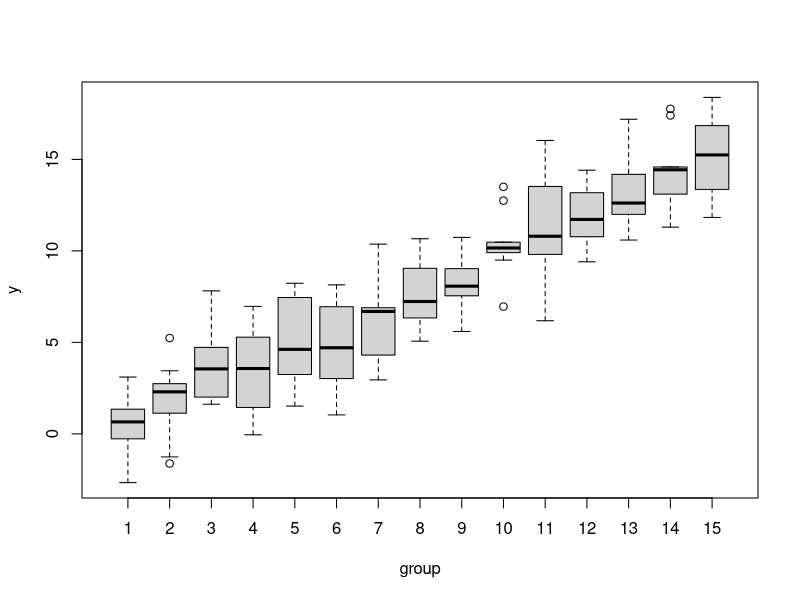
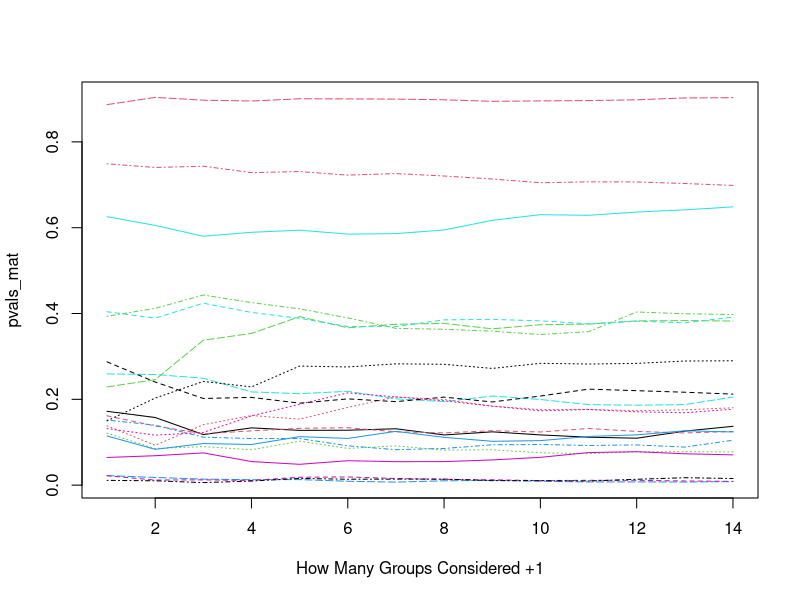

Reproduce these figures in R, in order.
## ---- chunk 1
get_data <- function(n_per_group = 10, n_groups = 15) {
  grp <- as.factor(c(rep(1:n_groups, each = n_per_group)))
  data <- data.frame(group = grp, y = rnorm(n_groups * n_per_group, sd = 2) + as.numeric(grp))
}

# illustrate data
data <- get_data()
set.seed(123)
boxplot(y ~ group, data)

# Pairwise T-test using residuals of 2-15 groups
# plot results
pvals_mat <- replicate(20, { 
  data <- get_data()
  pvals <- sapply(2:15, function(i) {
    coefficients(summary(lm(y ~ group, data, subset = group %in% 1:i)))["group2", "Pr(>|t|)"]
  })
})

# plot each collumn of pvals_mat with matplot
matplot(pvals_mat, type = "l", xlab = "How Many Groups Considered +1")

# simulate power
# 2 groups vs 5 groups
n_sim <- 2000
results <- matrix(NA, nrow = n_sim, ncol = 2)
for (i in 1:n_sim) {
  data <- get_data(n_per_group = 3, n_groups = 5)
  results[i, 1] <- coefficients(summary(lm(y ~ group, data, subset = group %in% 1:2)))["group2", "Pr(>|t|)"]
  results[i, 2] <- coefficients(summary(lm(y ~ group, data, subset = group %in% 1:5)))["group2", "Pr(>|t|)"]
}
power <- apply(results < 0.05, 2, mean)
names(power) <- c("power using 2 groups,", " 5 groups")
power
